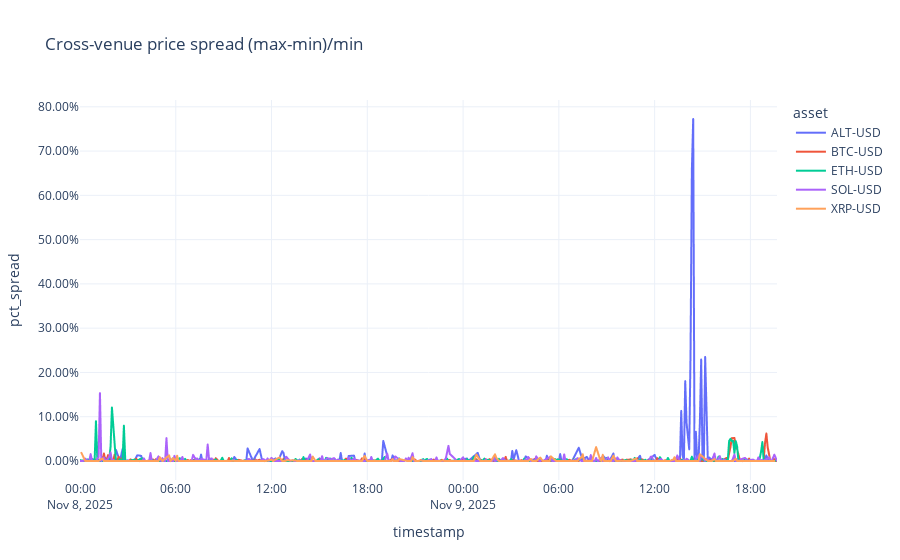

The code cell stored with this chart in its notebook:
### Markdown cell above
### Cross-Venue Spread Plot
Each line shows `(max-min)/min` price spread for an asset sampled every 5 minutes. Elevated spikes highlight venue dislocations; flat lines mean venues are aligned.

### Code cell
venue_prices = (
    trades.set_index('timestamp')
    .groupby(['asset', 'venue'])['price']
    .resample('5min')
    .mean()
    .dropna()
    .reset_index()
)
spread = (
    venue_prices.groupby(['asset', 'timestamp'])
    .agg(max_price=('price', 'max'), min_price=('price', 'min'))
    .reset_index()
)
spread['pct_spread'] = (spread['max_price'] - spread['min_price']) / spread['min_price']
fig = px.line(spread, x='timestamp', y='pct_spread', color='asset', title='Cross-venue price spread (max-min)/min')
fig.update_layout(template='plotly_white', yaxis_tickformat='.2%')
fig

### Figure 1 — Plotly figure (JSON) as saved in the notebook; plotly's stock layout.template omitted (floating-point values rounded to 4 significant figures; data arrays with more than 128 entries replaced by an {"elided": "..."} marker saying what was removed)
{"data": [{"hovertemplate": "asset=ALT-USD<br>timestamp=%{x}<br>pct_spread=%{y}<extra></extra>", "legendgroup": "ALT-USD", "line": {"color": "#636efa", "dash": "solid"}, "marker": {"symbol": "circle"}, "mode": "lines", "name": "ALT-USD", "showlegend": true, "type": "scattergl", "x": {"elided": "266 str values"}, "xaxis": "x", "y": {"elided": "266 float values"}, "yaxis": "y"}, {"hovertemplate": "asset=BTC-USD<br>timestamp=%{x}<br>pct_spread=%{y}<extra></extra>", "legendgroup": "BTC-USD", "line": {"color": "#EF553B", "dash": "solid"}, "marker": {"symbol": "circle"}, "mode": "lines", "name": "BTC-USD", "showlegend": true, "type": "scattergl", "x": {"elided": "471 str values"}, "xaxis": "x", "y": {"elided": "471 float values"}, "yaxis": "y"}, {"hovertemplate": "asset=ETH-USD<br>timestamp=%{x}<br>pct_spread=%{y}<extra></extra>", "legendgroup": "ETH-USD", "line": {"color": "#00cc96", "dash": "solid"}, "marker": {"symbol": "circle"}, "mode": "lines", "name": "ETH-USD", "showlegend": true, "type": "scattergl", "x": {"elided": "439 str values"}, "xaxis": "x", "y": {"elided": "439 float values"}, "yaxis": "y"}, {"hovertemplate": "asset=SOL-USD<br>timestamp=%{x}<br>pct_spread=%{y}<extra></extra>", "legendgroup": "SOL-USD", "line": {"color": "#ab63fa", "dash": "solid"}, "marker": {"symbol": "circle"}, "mode": "lines", "name": "SOL-USD", "showlegend": true, "type": "scattergl", "x": {"elided": "387 str values"}, "xaxis": "x", "y": {"elided": "387 float values"}, "yaxis": "y"}, {"hovertemplate": "asset=XRP-USD<br>timestamp=%{x}<br>pct_spread=%{y}<extra></extra>", "legendgroup": "XRP-USD", "line": {"color": "#FFA15A", "dash": "solid"}, "marker": {"symbol": "circle"}, "mode": "lines", "name": "XRP-USD", "showlegend": true, "type": "scattergl", "x": {"elided": "251 str values"}, "xaxis": "x", "y": {"elided": "251 float values"}, "yaxis": "y"}], "layout": {"legend": {"title": {"text": "asset"}, "tracegroupgap": 0}, "title": {"text": "Cross-venue price spread (max-min)/min"}, "xaxis": {"anchor": "y", "domain": [0, 1], "title": {"text": "timestamp"}}, "yaxis": {"anchor": "x", "domain": [0, 1], "tickformat": ".2%", "title": {"text": "pct_spread"}}}}
